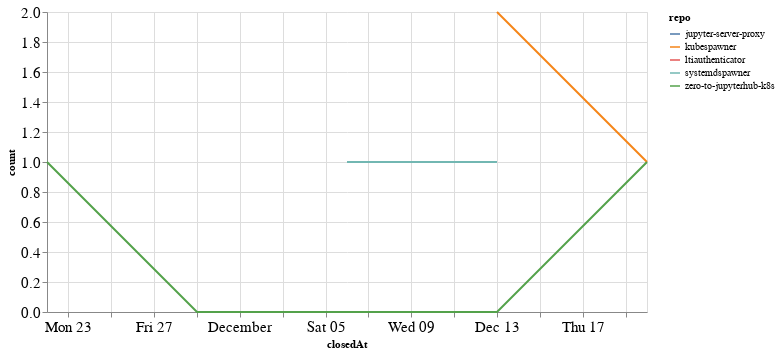

The cell this chart's notebook holds for it:
### Code cell
closed_by_time = closed_by.groupby('repo').resample('W', on='closedAt').count()['author'].reset_index()
closed_by_time = closed_by_time.rename(columns={'author': 'count'})

alt.Chart(closed_by_time, width=600).mark_line().encode(
    x='closedAt',
    y='count',
    color='repo',
    tooltip="repo"
)

### Figure 1 — Vega-Lite specification as saved in the notebook (floating-point values rounded to 4 significant figures)
{"config": {"axisLeft": {"labelFontSize": 15}, "axisBottom": {"labelFontSize": 15}}, "data": {"name": "data-19ce05801ce025b8837a797bff8028fe"}, "mark": "line", "encoding": {"color": {"type": "nominal", "field": "repo"}, "tooltip": {"type": "nominal", "field": "repo"}, "x": {"type": "temporal", "field": "closedAt"}, "y": {"type": "quantitative", "field": "count"}}, "width": 600, "$schema": "https://vega.github.io/schema/vega-lite/v4.8.1.json", "datasets": {"data-19ce05801ce025b8837a797bff8028fe": [{"repo": "jupyter-server-proxy", "closedAt": "2020-11-22T00:00:00", "count": 1}, {"repo": "kubespawner", "closedAt": "2020-12-13T00:00:00", "count": 2}, {"repo": "kubespawner", "closedAt": "2020-12-20T00:00:00", "count": 1}, {"repo": "ltiauthenticator", "closedAt": "2020-12-06T00:00:00", "count": 1}, {"repo": "systemdspawner", "closedAt": "2020-12-06T00:00:00", "count": 1}, {"repo": "systemdspawner", "closedAt": "2020-12-13T00:00:00", "count": 1}, {"repo": "zero-to-jupyterhub-k8s", "closedAt": "2020-11-22T00:00:00", "count": 1}, {"repo": "zero-to-jupyterhub-k8s", "closedAt": "2020-11-29T00:00:00", "count": 0}, {"repo": "zero-to-jupyterhub-k8s", "closedAt": "2020-12-06T00:00:00", "count": 0}, {"repo": "zero-to-jupyterhub-k8s", "closedAt": "2020-12-13T00:00:00", "count": 0}, {"repo": "zero-to-jupyterhub-k8s", "closedAt": "2020-12-20T00:00:00", "count": 1}]}}
